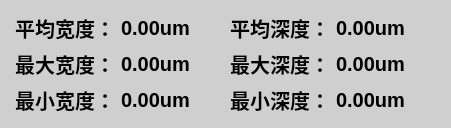
     <widget class="QGroupBox" name="groupBox_5">
      <property name="sizePolicy">
       <sizepolicy hsizetype="Fixed" vsizetype="Fixed">
        <horstretch>0</horstretch>
        <verstretch>0</verstretch>
       </sizepolicy>
      </property>
      <property name="minimumSize">
       <size>
        <width>451</width>
        <height>0</height>
       </size>
      </property>
      <property name="maximumSize">
       <size>
        <width>480</width>
        <height>150</height>
       </size>
      </property>
      <property name="styleSheet">
       <string notr="true">QGroupBox {
    background-color: rgb(207, 207, 207); /* 浅灰主色 */
    border: 1.5px solid rgb(207, 207, 207); /* 和背景色相同的边框 */
    padding-top: 15px; 
    margin-top: -15px;
}

/* 标题区域高度为0，即不可见 */
QGroupBox::title {
    subcontrol-origin: padding;
    subcontrol-position: top left;
    padding: 0 0 0 0;
    margin: 0 0 0 0;
    height: 0px;
    color: transparent;
    background: transparent;
    border: none;
}


/* 禁用状态边框变浅，内容变淡 */
QGroupBox:disabled {
    border-color: #D3D4D6;
    color: #A0A0A0;
}

QGroupBox QCheckBox, QGroupBox QLabel, QGroupBox QPushButton {
    color: rgb(0, 0, 0); /* 深灰内容字体，突出可用性 */
}
</string>
      </property>
      <property name="title">
       <string>GroupBox</string>
      </property>
      <layout class="QGridLayout" name="gridLayout_8">
       <item row="0" column="0">
        <widget class="QLabel" name="labelResult">
         <property name="sizePolicy">
          <sizepolicy hsizetype="Fixed" vsizetype="Maximum">
           <horstretch>0</horstretch>
           <verstretch>0</verstretch>
          </sizepolicy>
         </property>
         <property name="minimumSize">
          <size>
           <width>100</width>
           <height>30</height>
          </size>
         </property>
         <property name="maximumSize">
          <size>
           <width>150</width>
           <height>16777215</height>
          </size>
         </property>
         <property name="font">
          <font>
           <family>Microsoft YaHei UI</family>
           <pointsize>15</pointsize>
           <weight>75</weight>
           <bold>true</bold>
          </font>
         </property>
         <property name="text">
          <string>平均宽度：</string>
         </property>
         <property name="alignment">
          <set>Qt::AlignRight|Qt::AlignTrailing|Qt::AlignVCenter</set>
         </property>
        </widget>
       </item>
       <item row="0" column="1">
        <widget class="QLabel" name="labelMeanWidth">
         <property name="sizePolicy">
          <sizepolicy hsizetype="Preferred" vsizetype="Maximum">
           <horstretch>0</horstretch>
           <verstretch>0</verstretch>
          </sizepolicy>
         </property>
         <property name="minimumSize">
          <size>
           <width>90</width>
           <height>30</height>
          </size>
         </property>
         <property name="font">
          <font>
           <family>Microsoft YaHei UI</family>
           <pointsize>15</pointsize>
           <weight>75</weight>
           <bold>true</bold>
           <underline>false</underline>
          </font>
         </property>
         <property name="text">
          <string>0.00um</string>
         </property>
        </widget>
       </item>
       <item row="0" column="2">
        <widget class="QLabel" name="labelResult_3">
         <property name="sizePolicy">
          <sizepolicy hsizetype="Fixed" vsizetype="Maximum">
           <horstretch>0</horstretch>
           <verstretch>0</verstretch>
          </sizepolicy>
         </property>
         <property name="minimumSize">
          <size>
           <width>100</width>
           <height>30</height>
          </size>
         </property>
         <property name="maximumSize">
          <size>
           <width>150</width>
           <height>16777215</height>
          </size>
         </property>
         <property name="font">
          <font>
           <family>Microsoft YaHei UI</family>
           <pointsize>15</pointsize>
           <weight>75</weight>
           <bold>true</bold>
          </font>
         </property>
         <property name="styleSheet">
          <string notr="true"/>
         </property>
         <property name="text">
          <string>平均深度：</string>
         </property>
         <property name="alignment">
          <set>Qt::AlignRight|Qt::AlignTrailing|Qt::AlignVCenter</set>
         </property>
        </widget>
       </item>
       <item row="0" column="3">
        <widget class="QLabel" name="labelMeanDepth">
         <property name="sizePolicy">
          <sizepolicy hsizetype="Preferred" vsizetype="Maximum">
           <horstretch>0</horstretch>
           <verstretch>0</verstretch>
          </sizepolicy>
         </property>
         <property name="minimumSize">
          <size>
           <width>90</width>
           <height>30</height>
          </size>
         </property>
         <property name="font">
          <font>
           <family>Microsoft YaHei UI</family>
           <pointsize>15</pointsize>
           <weight>75</weight>
           <bold>true</bold>
           <underline>false</underline>
          </font>
         </property>
         <property name="text">
          <string>0.00um</string>
         </property>
        </widget>
       </item>
       <item row="1" column="0">
        <widget class="QLabel" name="labelResult_4">
         <property name="sizePolicy">
          <sizepolicy hsizetype="Preferred" vsizetype="Maximum">
           <horstretch>0</horstretch>
           <verstretch>0</verstretch>
          </sizepolicy>
         </property>
         <property name="minimumSize">
          <size>
           <width>100</width>
           <height>30</height>
          </size>
         </property>
         <property name="maximumSize">
          <size>
           <width>150</width>
           <height>16777215</height>
          </size>
         </property>
         <property name="font">
          <font>
           <family>Microsoft YaHei UI</family>
           <pointsize>15</pointsize>
           <weight>75</weight>
           <bold>true</bold>
          </font>
         </property>
         <property name="text">
          <string>最大宽度：</string>
         </property>
         <property name="alignment">
          <set>Qt::AlignRight|Qt::AlignTrailing|Qt::AlignVCenter</set>
         </property>
        </widget>
       </item>
       <item row="1" column="1">
        <widget class="QLabel" name="labelMaxWidth">
         <property name="sizePolicy">
          <sizepolicy hsizetype="Preferred" vsizetype="Maximum">
           <horstretch>0</horstretch>
           <verstretch>0</verstretch>
          </sizepolicy>
         </property>
         <property name="minimumSize">
          <size>
           <width>0</width>
           <height>30</height>
          </size>
         </property>
         <property name="font">
          <font>
           <family>Microsoft YaHei UI</family>
           <pointsize>15</pointsize>
           <weight>75</weight>
           <bold>true</bold>
           <underline>false</underline>
          </font>
         </property>
         <property name="styleSheet">
          <string notr="true"/>
         </property>
         <property name="text">
          <string>0.00um</string>
         </property>
        </widget>
       </item>
       <item row="1" column="2">
        <widget class="QLabel" name="labelResult_9">
         <property name="sizePolicy">
          <sizepolicy hsizetype="Preferred" vsizetype="Maximum">
           <horstretch>0</horstretch>
           <verstretch>0</verstretch>
          </sizepolicy>
         </property>
         <property name="minimumSize">
          <size>
           <width>100</width>
           <height>30</height>
          </size>
         </property>
         <property name="maximumSize">
          <size>
           <width>150</width>
           <height>16777215</height>
          </size>
         </property>
         <property name="font">
          <font>
           <family>Microsoft YaHei UI</family>
           <pointsize>15</pointsize>
           <weight>75</weight>
           <bold>true</bold>
          </font>
         </property>
         <property name="text">
          <string>最大深度：</string>
         </property>
         <property name="alignment">
          <set>Qt::AlignRight|Qt::AlignTrailing|Qt::AlignVCenter</set>
         </property>
        </widget>
       </item>
       <item row="1" column="3">
        <widget class="QLabel" name="labelMaxDepth">
         <property name="sizePolicy">
          <sizepolicy hsizetype="Preferred" vsizetype="Maximum">
           <horstretch>0</horstretch>
           <verstretch>0</verstretch>
          </sizepolicy>
         </property>
         <property name="minimumSize">
          <size>
           <width>0</width>
           <height>30</height>
          </size>
         </property>
         <property name="font">
          <font>
           <family>Microsoft YaHei UI</family>
           <pointsize>15</pointsize>
           <weight>75</weight>
           <bold>true</bold>
           <underline>false</underline>
          </font>
         </property>
         <property name="text">
          <string>0.00um</string>
         </property>
        </widget>
       </item>
       <item row="2" column="0">
        <widget class="QLabel" name="labelResult_6">
         <property name="sizePolicy">
          <sizepolicy hsizetype="Preferred" vsizetype="Maximum">
           <horstretch>0</horstretch>
           <verstretch>0</verstretch>
          </sizepolicy>
         </property>
         <property name="minimumSize">
          <size>
           <width>100</width>
           <height>30</height>
          </size>
         </property>
         <property name="maximumSize">
          <size>
           <width>150</width>
           <height>16777215</height>
          </size>
         </property>
         <property name="font">
          <font>
           <family>Microsoft YaHei UI</family>
           <pointsize>15</pointsize>
           <weight>75</weight>
           <bold>true</bold>
          </font>
         </property>
         <property name="text">
          <string>最小宽度：</string>
         </property>
         <property name="alignment">
          <set>Qt::AlignRight|Qt::AlignTrailing|Qt::AlignVCenter</set>
         </property>
        </widget>
       </item>
       <item row="2" column="1">
        <widget class="QLabel" name="labelMinWidth">
         <property name="sizePolicy">
          <sizepolicy hsizetype="Preferred" vsizetype="Maximum">
           <horstretch>0</horstretch>
           <verstretch>0</verstretch>
          </sizepolicy>
         </property>
         <property name="minimumSize">
          <size>
           <width>0</width>
           <height>30</height>
          </size>
         </property>
         <property name="font">
          <font>
           <family>Microsoft YaHei UI</family>
           <pointsize>15</pointsize>
           <weight>75</weight>
           <bold>true</bold>
           <underline>false</underline>
          </font>
         </property>
         <property name="text">
          <string>0.00um</string>
         </property>
        </widget>
       </item>
       <item row="2" column="2">
        <widget class="QLabel" name="labelResult_11">
         <property name="sizePolicy">
          <sizepolicy hsizetype="Preferred" vsizetype="Maximum">
           <horstretch>0</horstretch>
           <verstretch>0</verstretch>
          </sizepolicy>
         </property>
         <property name="minimumSize">
          <size>
           <width>100</width>
           <height>30</height>
          </size>
         </property>
         <property name="maximumSize">
          <size>
           <width>150</width>
           <height>16777215</height>
          </size>
         </property>
         <property name="font">
          <font>
           <family>Microsoft YaHei UI</family>
           <pointsize>15</pointsize>
           <weight>75</weight>
           <bold>true</bold>
          </font>
         </property>
         <property name="text">
          <string>最小深度：</string>
         </property>
         <property name="alignment">
          <set>Qt::AlignRight|Qt::AlignTrailing|Qt::AlignVCenter</set>
         </property>
        </widget>
       </item>
       <item row="2" column="3">
        <widget class="QLabel" name="labelMinDepth">
         <property name="sizePolicy">
          <sizepolicy hsizetype="Preferred" vsizetype="Maximum">
           <horstretch>0</horstretch>
           <verstretch>0</verstretch>
          </sizepolicy>
         </property>
         <property name="minimumSize">
          <size>
           <width>0</width>
           <height>30</height>
          </size>
         </property>
         <property name="font">
          <font>
           <family>Microsoft YaHei UI</family>
           <pointsize>15</pointsize>
           <weight>75</weight>
           <bold>true</bold>
           <underline>false</underline>
          </font>
         </property>
         <property name="text">
          <string>0.00um</string>
         </property>
        </widget>
       </item>
      </layout>
     </widget>
